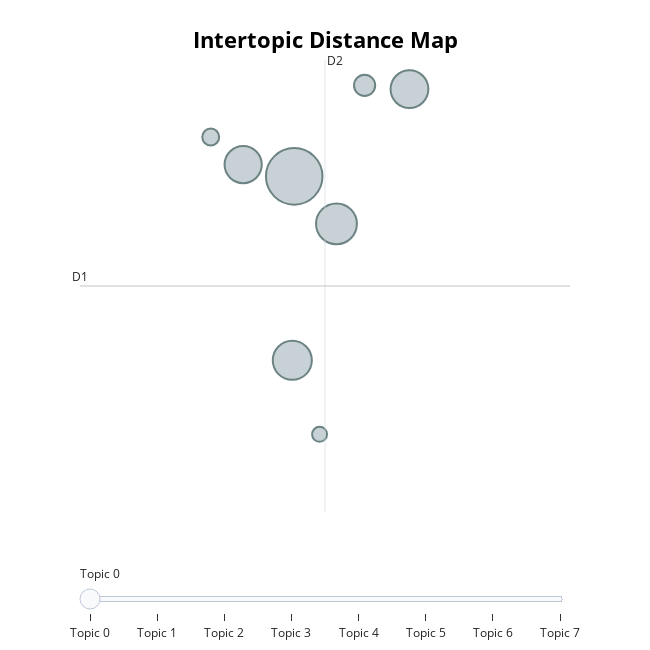

Notebook code cell kept with this figure:
### Code cell
model.visualize_topics()

### Figure 1 — Plotly figure (JSON) as saved in the notebook; plotly's stock layout.template omitted (floating-point values rounded to 4 significant figures)
{"data": [{"customdata": [[0, "roce | byl | první | po | na", 157], [1, "film | český | získal | za | je", 82], [2, "je | sport | sportem | který | oblíbeným", 75], [3, "organismů | jsou | organismy | dna | živých", 70], [4, "energii | jsou | fotosyntéza | atomy | rychlosti", 68], [5, "buněk | proces | prostředí | bílé | hoře", 22], [6, "reakce | exotermické | chemické | endotermické | univerzit", 14], [7, "atletika | turnaj | wimbledon | dálky | skok", 11]], "hovertemplate": "<b>Topic %{customdata[0]}</b><br>%{customdata[1]}<br>Size: %{customdata[2]}", "legendgroup": "", "marker": {"color": "#B0BEC5", "line": {"color": "DarkSlateGrey", "width": 2}, "size": [157, 82, 75, 70, 68, 22, 14, 11], "sizemode": "area", "sizeref": 0.09813, "symbol": "circle"}, "mode": "markers", "name": "", "orientation": "v", "showlegend": false, "type": "scatter", "x": [12.87, 13.43, 12.84, 14.42, 12.18, 13.81, 11.74, 13.21], "xaxis": "x", "y": [-1.869, -2.21, -3.191, -1.242, -1.784, -1.215, -1.587, -3.722], "yaxis": "y"}], "layout": {"annotations": [{"showarrow": false, "text": "D1", "x": 9.979, "y": -2.657, "yshift": 10}, {"showarrow": false, "text": "D2", "x": 13.28, "xshift": 10, "y": -1.033}], "height": 650, "hoverlabel": {"bgcolor": "white", "font": {"family": "Rockwell", "size": 16}}, "legend": {"itemsizing": "constant", "tracegroupgap": 0}, "margin": {"t": 60}, "shapes": [{"line": {"color": "#CFD8DC", "width": 2}, "type": "line", "x0": 13.28, "x1": 13.28, "y0": -4.281, "y1": -1.033}, {"line": {"color": "#9E9E9E", "width": 2}, "type": "line", "x0": 9.979, "x1": 16.58, "y0": -2.657, "y1": -2.657}], "sliders": [{"active": 0, "pad": {"t": 50}, "steps": [{"args": [{"marker.color": [["red", "#B0BEC5", "#B0BEC5", "#B0BEC5", "#B0BEC5", "#B0BEC5", "#B0BEC5", "#B0BEC5"]]}], "label": "Topic 0", "method": "update"}, {"args": [{"marker.color": [["#B0BEC5", "red", "#B0BEC5", "#B0BEC5", "#B0BEC5", "#B0BEC5", "#B0BEC5", "#B0BEC5"]]}], "label": "Topic 1", "method": "update"}, {"args": [{"marker.color": [["#B0BEC5", "#B0BEC5", "red", "#B0BEC5", "#B0BEC5", "#B0BEC5", "#B0BEC5", "#B0BEC5"]]}], "label": "Topic 2", "method": "update"}, {"args": [{"marker.color": [["#B0BEC5", "#B0BEC5", "#B0BEC5", "red", "#B0BEC5", "#B0BEC5", "#B0BEC5", "#B0BEC5"]]}], "label": "Topic 3", "method": "update"}, {"args": [{"marker.color": [["#B0BEC5", "#B0BEC5", "#B0BEC5", "#B0BEC5", "red", "#B0BEC5", "#B0BEC5", "#B0BEC5"]]}], "label": "Topic 4", "method": "update"}, {"args": [{"marker.color": [["#B0BEC5", "#B0BEC5", "#B0BEC5", "#B0BEC5", "#B0BEC5", "red", "#B0BEC5", "#B0BEC5"]]}], "label": "Topic 5", "method": "update"}, {"args": [{"marker.color": [["#B0BEC5", "#B0BEC5", "#B0BEC5", "#B0BEC5", "#B0BEC5", "#B0BEC5", "red", "#B0BEC5"]]}], "label": "Topic 6", "method": "update"}, {"args": [{"marker.color": [["#B0BEC5", "#B0BEC5", "#B0BEC5", "#B0BEC5", "#B0BEC5", "#B0BEC5", "#B0BEC5", "red"]]}], "label": "Topic 7", "method": "update"}]}], "title": {"font": {"color": "Black", "size": 22}, "text": "<b>Intertopic Distance Map</b>", "x": 0.5, "xanchor": "center", "y": 0.95, "yanchor": "top"}, "width": 650, "xaxis": {"anchor": "y", "domain": [0, 1], "range": [9.979, 16.58], "title": {"text": ""}, "visible": false}, "yaxis": {"anchor": "x", "domain": [0, 1], "range": [-4.281, -1.033], "title": {"text": ""}, "visible": false}}}
